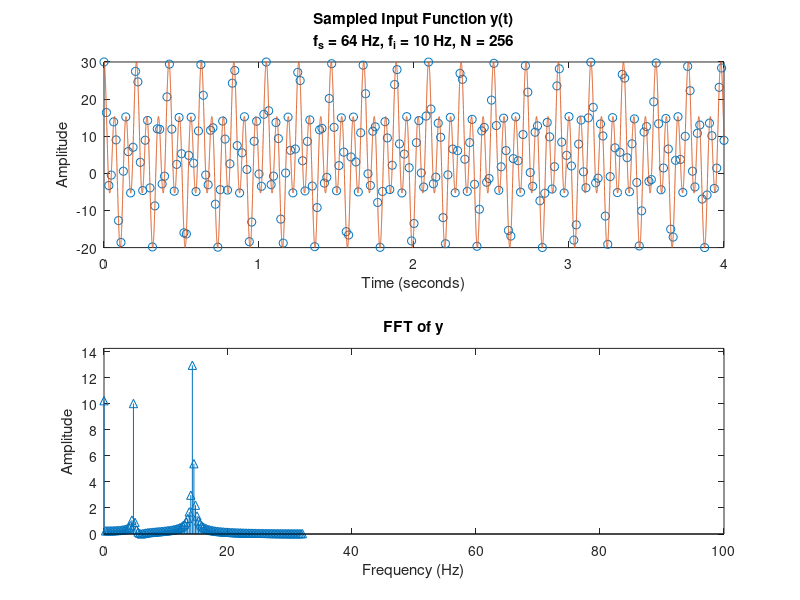

Recreate this plot in MATLAB.
%ME 370, FFT program
clear all
close all
clc
format compact

fi = 10;      %input frequency (Hz)
N = 256;      %Number of sample points
fs = 64;      %sampling frequency (Hz)

%%%%%%%%%%%%%%%%%%%%%%%%%%%%%%%%%%%%%%%%%%%%%%%%%%%%%%%%%%%%%%%
dt=1/fs     %time between data points  
T=(N)/fs    %total sample time (T)
t = 0:dt:T; %creates a vector of times to sample y at
t2=0:dt/100:T;
% y = sin(2*pi*fi*t);
% y2=sin(2*pi*fi*t2);
   
% Test
y = 5 + 10*cos(30*t)+15*cos(90*t);
y2 = 5 + 10*cos(30*t2)+15*cos(90*t2);
  

        


Yo=2/T*dt*fft(y(1:end-1));
w=0:(2*pi/(N*dt)):((2*pi/dt) - 2*pi/(N*dt));
w=w - (2*pi/dt).*((w*dt)>pi);
f=w/(2*pi);

figure
r = 2; c = 1;
subplot(r,c,1)
    plot(t,y,'o',t2,y2)

    xlabel('Time (seconds)')
    ylabel('Amplitude')
    title({'Sampled Input Function y(t)',sprintf('f_{s} = %d Hz, f_{i} = %d Hz, N = %d',fs,fi,N)})

    
subplot(r,c,2)
    stem(f,abs(Yo(1:end)),'^') %(1:N/2) modifies vectors so only frequencies
                                %below Nyquist frequency is shown  
    xlabel('Frequency (Hz)')
    ylabel('Amplitude')
    title('FFT of y')

    axis([0 10^(floor(log10(fi))+1) 0 1.1*max(real(abs(Yo)))])


hold on
